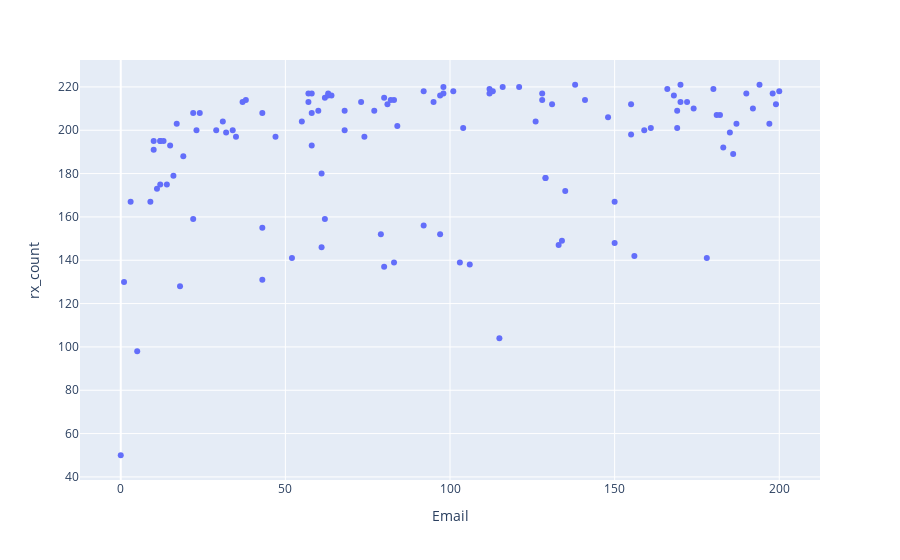

Notebook code cell kept with this figure:
### Code cell
fig = px.scatter(df_t_n, x="Email", y='rx_count')
fig.show()

### Figure 1 — Plotly figure (JSON) as saved in the notebook; plotly's stock layout.template omitted (floating-point values rounded to 4 significant figures)
{"data": [{"hovertemplate": "Email=%{x}<br>rx_count=%{y}<extra></extra>", "legendgroup": "", "marker": {"color": "#636efa", "symbol": "circle"}, "mode": "markers", "name": "", "orientation": "v", "showlegend": false, "type": "scatter", "x": [185, 3, 81, 141, 38, 138, 155, 150, 169, 159, 104, 29, 198, 62, 14, 12, 17, 47, 197, 135, 55, 9, 128, 126, 174, 35, 77, 22, 129, 12, 133, 129, 170, 116, 63, 182, 169, 172, 166, 16, 73, 11, 80, 18, 80, 200, 156, 58, 37, 0, 83, 112, 22, 43, 190, 24, 168, 97, 92, 178, 161, 128, 170, 155, 148, 57, 112, 68, 194, 199, 79, 150, 98, 83, 97, 98, 103, 58, 61, 64, 1, 58, 62, 63, 5, 84, 57, 23, 68, 121, 10, 60, 34, 74, 95, 32, 131, 180, 101, 115, 10, 43, 192, 186, 82, 19, 12, 187, 13, 134, 183, 43, 31, 61, 106, 15, 113, 52, 181, 92], "xaxis": "x", "y": [199, 167, 212, 214, 214, 221, 198, 167, 209, 200, 201, 200, 217, 215, 175, 195, 203, 197, 203, 172, 204, 167, 217, 204, 210, 197, 209, 208, 178, 195, 147, 178, 213, 220, 216, 207, 201, 213, 219, 179, 213, 173, 215, 128, 137, 218, 142, 217, 213, 50, 139, 217, 159, 208, 217, 208, 216, 152, 156, 141, 201, 214, 221, 212, 206, 217, 219, 209, 221, 212, 152, 148, 217, 214, 216, 220, 139, 208, 180, 216, 130, 193, 159, 217, 98, 202, 213, 200, 200, 220, 195, 209, 200, 197, 213, 199, 212, 219, 218, 104, 191, 131, 210, 189, 214, 188, 175, 203, 195, 149, 192, 155, 204, 146, 138, 193, 218, 141, 207, 218], "yaxis": "y"}], "layout": {"legend": {"tracegroupgap": 0}, "margin": {"t": 60}, "xaxis": {"anchor": "y", "domain": [0, 1], "title": {"text": "Email"}}, "yaxis": {"anchor": "x", "domain": [0, 1], "title": {"text": "rx_count"}}}}
